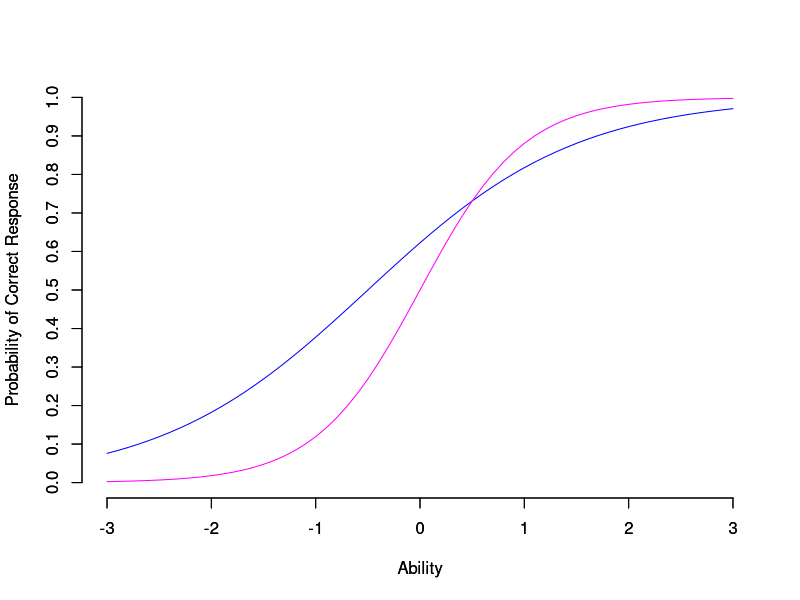
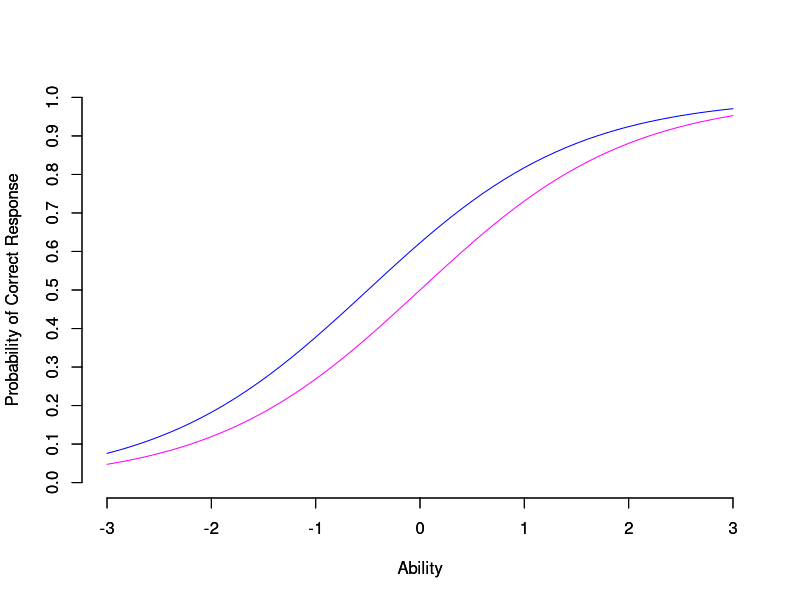

R code for these plots, in order: (Note: this script raises an error after producing the figures.)
#Specific Objectivity

icccal <- function(b, a, c)  {
  if (missing(c)) c <- 0  
  if (missing(a)) a <- 1  
  theta <- seq(-3, 3, .5)  
  P <- c + (1 - c)/ (1 + exp(-a * (theta - b))) 
  Logits <- log((P-c)/(1-P))
  data.frame(theta, P, Logits)  } 

#ICC function with vertical line at item difficulty location

icc <- function(b, a, c, col) {
  if (missing(c)) c <- 0  
  if (missing(a)) a <- 1 
  if (missing(col)) col <- "black" 
  par(lab=c(7,3,3)) 
  theta <- seq(-3, 3, .1)  
  P <- c + (1 - c)/ (1 + exp(-a * (theta - b)))  
  plot(theta, P, type="l", axes=FALSE, col=col,
       ylim=c(0,1),  xlab="Ability", ylab="Probability of Correct Response") 
  axis(side=1, at=c(-3:3))
  axis(side=2, at=seq(0, 1, by=.1))
  } 

prob <- function(b, a, c, theta) {
  if (missing(c)) c <- 0  
  if (missing(a)) a <- 1 
  P <- c + (1 - c)/ (1 + exp(-a*(theta - b)))  
  P  
} 

logits <-function(b, a, c, theta) {
  if (missing(c)) c <- 0  
  if (missing(a)) a <- 1 
  P <- c + (1 - c)/ (1 + exp(-a*(theta - b)))  
  Logits <- log((P-c)/(1-P))
  Logits
} 

# Example: Comparing difference in logits for two different people with using
# two different item that do not fit the Rasch model

logits(-.5,.6,.15,-.35)-logits(-.5,.6,.15,-.85)
logits(-.5,1,.25,-.35)-logits(-.5,1,.25,-.85)


##Compare Rasch vs 2PL ICCs

#2PL Example with crossing curves

icc(a=1,b=-.5, c=0,col="blue")
par(new=T)
icc(a=2,b=.0,c=0,col="magenta")

#Rasch Model Fits
 
icc(a=1,b=-.5, c=0,col="blue")
par(new=T)
icc(a=1,b=.0,c=0,col="magenta")

#Compare Rasch vs 2PL in terms of logits

plot(x1$theta,x1$Logits,type="l",col="blue",ylim=c(-3,3),
     ylab="logit of correct item response",xlab="Theta")
par(new=T)
plot(x2$theta,x2$Logits,type="l",col="magenta",ylab="",xlab="",ylim=c(-3,3))

plot(x1$theta,x1$Logits,type="l",col="blue",ylim=c(-3,3),
     ylab="logit of correct item response",xlab="Theta")
par(new=T)
plot(x2$theta,x2$Logits,type="l",col="magenta",ylab="",xlab="",ylim=c(-3,3))

##Answers to in-class activity on slides

#Calculate probs and logits for 2P
x1.2<-icccal(a=1,b=-.5,c=0)
x1.2
x2.2<-icccal(a=2,b=0,c=0)
x2.2

#Calculate probs and logits for Rasch
x1.r<-icccal(-.5,1,0)
x1.r
x2.r<-icccal(0,1,0)
x2.r

##Ideal Concept of trade-offs defining an interval scale

diff<-seq(from=-4,to=4, by = .5)

ldf<-data.frame(matrix(rep(0,117),nrow=13,ncol=9))

for (i in 1:9) {
  x<-icccal(diff[i])
  ldf[,i]<-x$Logits
  }

plot(x$theta,ldf[,1],type="l",col="blue",xlim=c(-3,3),ylim=c(-4,6),
     ylab="logit of correct item response",xlab="Theta")
par(new=T)
plot(x$theta,ldf[,2],type="l",col="blue",ylab="",xlab="",xlim=c(-3,3),ylim=c(-4,6))
par(new=T)
plot(x$theta,ldf[,3],type="l",col="blue",ylab="",xlab="",xlim=c(-3,3),ylim=c(-4,6))
par(new=T)
plot(x$theta,ldf[,4],type="l",col="blue",ylab="",xlab="",xlim=c(-3,3),ylim=c(-4,6))
par(new=T)
plot(x$theta,ldf[,5],type="l",col="blue",ylab="",xlab="",xlim=c(-3,3),ylim=c(-4,6))
par(new=T)
plot(x$theta,ldf[,6],type="l",col="blue",ylab="",xlab="",xlim=c(-3,3),ylim=c(-4,6))
par(new=T)
plot(x$theta,ldf[,7],type="l",col="blue",ylab="",xlab="",xlim=c(-3,3),ylim=c(-4,6))
par(new=T)
plot(x$theta,ldf[,8],type="l",col="blue",ylab="",xlab="",xlim=c(-3,3),ylim=c(-4,6))
par(new=T)
plot(x$theta,ldf[,9],type="l",col="blue",ylab="",xlab="",xlim=c(-3,3),ylim=c(-4,6))
par(new=F)
abline(h=c(1),lty=2)
abline(v=c(-1,0,1),lty=2)


##Reality of trade-offs defining an interval scale

diff<-c(-2,-1,-.5,0,.1,.2,.3,.5,.6,.7,1,1.5,1.7,2)

ldf<-data.frame(matrix(rep(0,13*length(diff)),nrow=13,ncol=length(diff)))

for (i in 1:length(diff)) {
  x<-icccal(diff[i])
  ldf[,i]<-x$Logits
}

plot(x$theta,ldf[,1],type="l",col="blue",xlim=c(-3,3),ylim=c(-4,6),
     ylab="logit of correct item response",xlab="Theta")
par(new=T)
plot(x$theta,ldf[,2],type="l",col="blue",ylab="",xlab="",xlim=c(-3,3),ylim=c(-4,6))
par(new=T)
plot(x$theta,ldf[,3],type="l",col="blue",ylab="",xlab="",xlim=c(-3,3),ylim=c(-4,6))
par(new=T)
plot(x$theta,ldf[,4],type="l",col="blue",ylab="",xlab="",xlim=c(-3,3),ylim=c(-4,6))
par(new=T)
plot(x$theta,ldf[,5],type="l",col="blue",ylab="",xlab="",xlim=c(-3,3),ylim=c(-4,6))
par(new=T)
plot(x$theta,ldf[,6],type="l",col="blue",ylab="",xlab="",xlim=c(-3,3),ylim=c(-4,6))
par(new=T)
plot(x$theta,ldf[,7],type="l",col="blue",ylab="",xlab="",xlim=c(-3,3),ylim=c(-4,6))
par(new=T)
plot(x$theta,ldf[,8],type="l",col="blue",ylab="",xlab="",xlim=c(-3,3),ylim=c(-4,6))
par(new=T)
plot(x$theta,ldf[,9],type="l",col="blue",ylab="",xlab="",xlim=c(-3,3),ylim=c(-4,6))
par(new=F)
abline(h=c(1),lty=2)
abline(v=c(-1,0,1),lty=2)
